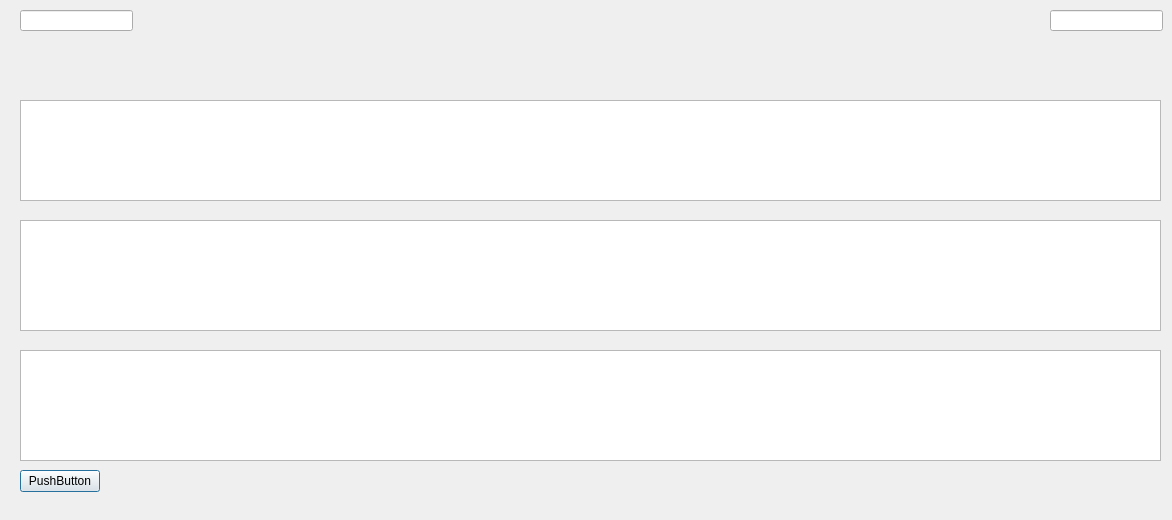
<?xml version="1.0" encoding="UTF-8"?>
<ui version="4.0">
 <class>BattleDetail</class>
 <widget class="QDialog" name="BattleDetail">
  <property name="geometry">
   <rect>
    <x>0</x>
    <y>0</y>
    <width>1172</width>
    <height>520</height>
   </rect>
  </property>
  <property name="windowTitle">
   <string>Dialog</string>
  </property>
  <widget class="QLineEdit" name="firstPersonName">
   <property name="geometry">
    <rect>
     <x>20</x>
     <y>10</y>
     <width>113</width>
     <height>21</height>
    </rect>
   </property>
   <property name="autoFillBackground">
    <bool>false</bool>
   </property>
   <property name="readOnly">
    <bool>true</bool>
   </property>
  </widget>
  <widget class="QLineEdit" name="secondPersonName">
   <property name="geometry">
    <rect>
     <x>1050</x>
     <y>10</y>
     <width>113</width>
     <height>21</height>
    </rect>
   </property>
   <property name="cursor">
    <cursorShape>ArrowCursor</cursorShape>
   </property>
   <property name="readOnly">
    <bool>true</bool>
   </property>
  </widget>
  <widget class="QTableView" name="tableFirstRound">
   <property name="geometry">
    <rect>
     <x>20</x>
     <y>100</y>
     <width>1141</width>
     <height>101</height>
    </rect>
   </property>
  </widget>
  <widget class="QTableView" name="tableSecondRound">
   <property name="geometry">
    <rect>
     <x>20</x>
     <y>220</y>
     <width>1141</width>
     <height>111</height>
    </rect>
   </property>
  </widget>
  <widget class="QTableView" name="tableThirdRound">
   <property name="geometry">
    <rect>
     <x>20</x>
     <y>350</y>
     <width>1141</width>
     <height>111</height>
    </rect>
   </property>
  </widget>
  <widget class="QPushButton" name="pushButton">
   <property name="geometry">
    <rect>
     <x>20</x>
     <y>470</y>
     <width>80</width>
     <height>22</height>
    </rect>
   </property>
   <property name="text">
    <string>PushButton</string>
   </property>
  </widget>
  <widget class="QLabel" name="firstQntWins">
   <property name="geometry">
    <rect>
     <x>20</x>
     <y>40</y>
     <width>181</width>
     <height>16</height>
    </rect>
   </property>
   <property name="text">
    <string/>
   </property>
  </widget>
  <widget class="QLabel" name="secondQntWins">
   <property name="geometry">
    <rect>
     <x>946</x>
     <y>40</y>
     <width>211</width>
     <height>20</height>
    </rect>
   </property>
   <property name="text">
    <string/>
   </property>
  </widget>
 </widget>
 <resources/>
 <connections/>
</ui>
